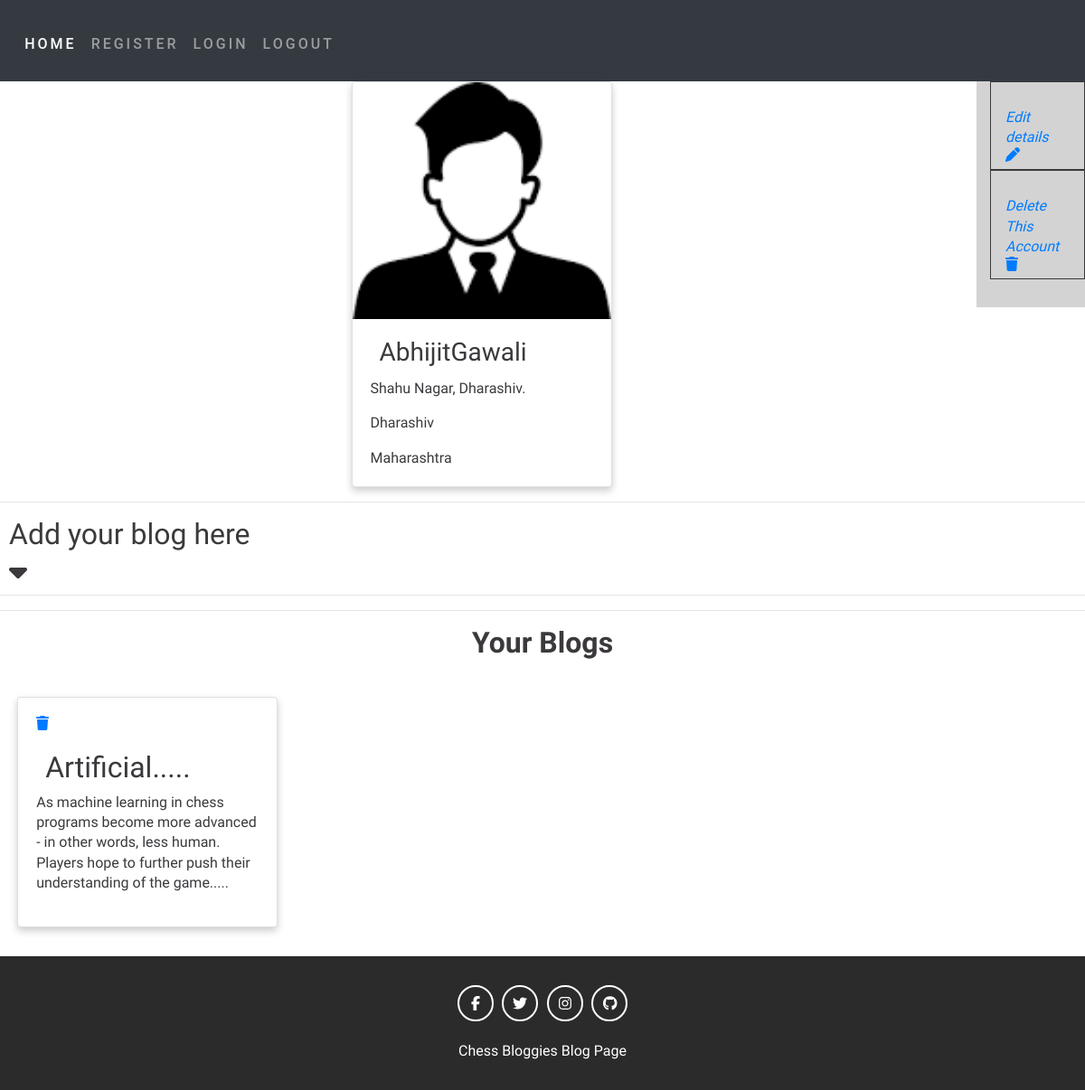
Page /Admin_panel/Dashboard.php (signed in) on the committed database.
### tables this page shows
CREATE TABLE `users` (
  `id` int(11) NOT NULL,
  `username` varchar(50) NOT NULL,
  `password` varchar(255) NOT NULL,
  `created_at` date NOT NULL DEFAULT current_timestamp(),
  `address` text NOT NULL,
  `city` varchar(20) NOT NULL,
  `state` varchar(20) NOT NULL
);

CREATE TABLE `posts` (
  `id` int(11) NOT NULL,
  `title` text NOT NULL,
  `content` text NOT NULL,
  `created_at` timestamp NOT NULL DEFAULT current_timestamp(),
  `created_by` varchar(20) DEFAULT NULL
);

### Admin_panel/Dashboard.php (the view, shortened to what this page needs)
<?php
require("..\db.php");
$sessionusername=$_SESSION['username'];
if(isset($_SESSION['username'])){
  $userquery="SELECT * FROM users WHERE username='$sessionusername'";
  $runUQ=mysqli_query($db,$userquery);
  $post=mysqli_fetch_assoc($runUQ);
?>
<!DOCTYPE html>
<html lang="en">
<head>
    <link rel="stylesheet" href="AdminStyle.css">
    <link rel="stylesheet" href="..\includes\all.css">
    <link rel="stylesheet" href="https://stackpath.bootstrapcdn.com/bootstrap/4.3.1/css/bootstrap.min.css">
    <link rel="stylesheet" href="..\includes\style.css">
</head>
<body class="dashboard-body" onload="document.addblogform.reset();">
<nav class="navbar navbar-expand-lg navbar-dark bg-dark">
  <div class="collapse navbar-collapse" id="navbarNavDropdown">
  <ul class="navbar-nav" type="none">
      <li class="nav-item active">
        <a class="nav-link" href="../index.php">Home <span class="sr-only">(current)</span></a>
      </li>
      <li class="nav-item">
        <a class="nav-link" href="register.php">Register</a>
      </li>
      <li class="nav-item">
        <a class="nav-link" href="login.php">Login</a>
      </li>
      <li class="nav-item">
        <a class="nav-link" href="logout.php">Logout</a>
      </li>
    </ul>
  </div>
</nav>
<aside>
<ul class="nav flex-column">
  <li class="nav-item">
    <a class="nav-link" href="updateaccount.php?str=e">Edit details<br><i class="fa fa-pen"></i></a>
  </li>
  <li class="nav-item">
    <a class="nav-link" aria-current="page" href="updateaccount.php?str=d">Delete This Account <br><i class="fa fa-trash"></i></a>
  </li>
</ul>
</aside>
<div class="card" style="width: 18rem;">
  <img src="../images/userlogo.jpg" class="card-img-top" alt="...">
  <div class="card-body">
    <h3 class="card-title"><?=$post['username']?></h3>
    <p class="card-text"><?=$post['address']?></p>
    <p class="card-text"><?=$post['city']?></p>
    <p class="card-text"><?=$post['state']?></p>
  </div>
</div>
<hr>
<h2>Add your blog here<a id="dropButton"><i class="fa fa-sort-desc"></i></a></h2>
<hr>
<hr>
<div class="blogs-heading"><h2><b>Your Blogs </b></h2></div>
<div class="container">
<?php
$postQuery="SELECT * FROM posts WHERE created_by='$sessionusername' ORDER BY id DESC LIMIT 9";
$runPQ=mysqli_query($db,$postQuery);
while($post=mysqli_fetch_assoc($runPQ)){?>
<div class="blog-content">
    <div class="card" style="width: 18rem;">
  <div class="card-body">
    <div class="delete-icon"><span><a href="deletepost.php?str=b&num=<?=$post['id']?>"><i class="fa fa-trash"></i></a></span></div><br>
  <h2><?php echo substr($post['title'],0,10); ?>.....</h2>
  <p><?php echo substr($post['content'],0,150); ?>....</p>
  </div>
</div>
</div>
<?php
}
?>
</div>
</body>
</html>
<?php
include("../footer.php");
}
else{
  header("location: login.php");
}
?>

### Admin_panel/AdminStyle.css (style rules this page uses)
* { padding: 0; margin: 0; }
.nav-item a { display: inline-block; }
.card { max-width: 400px; box-shadow: 0 4px 8px 0 rgba(0,0,0,0.2); transition: 0.3s; margin: auto; }
.container { margin-left: 10px; margin: 0px auto; padding: 0 0.2rem; display: grid; grid-template-columns: repeat(3, 0.01fr); gap: 2rem; }
#addblog, #dropButton, #dropButton1 { display: block; }
h2,h3 { margin: 10px; }
.blogs-heading { justify-content: center; align-items: center; display: flex; }
aside { width: 10%; height: 250px; padding-left: 15px; margin-left: 15px; float: right; font-style: italic; background-color: lightgray; }
aside li { padding-top: 20px; border: 1px solid; }

### includes/style.css (style rules this page uses)
:root { --Playfair: 'Playfair Display', serif; --Quicksand: 'Quicksand', sans-serif; --Roboto: 'Roboto', sans-serif; --dark: #3c393d; --exDark: #2b2b2b; }
* { padding: 0; margin: 0; font-family: var(--Quicksand); }
body { line-height: 1.4; color: var(--dark); }
img { width: 100%; display: block; }
.container { max-width: 1320px; margin: 0 auto; padding: 0 1.2rem; }
.navbar { background: rgba(0, 0, 0, 0.6); padding: 1.2rem; }
.navbar-nav { padding: 0.8rem 0 0.2rem 0; text-align: center; }
.navbar-nav a { text-transform: uppercase; font-family: var(--Roboto); letter-spacing: 1px; font-weight: 500; color: #fff; text-decoration: none; display: inline-block; padding: 0.4rem 0.1rem; letter-spacing: 3px; transition: opacity 0.5s ease; }
.blog-content { margin: 2rem 0; }
@media screen and (min-width: 540px) { .navbar-nav a { padding-right: 1.2rem; padding-left: 1.2rem; } }
@media screen and (min-width: 768px) { .blog-content { display: grid; grid-template-columns: repeat(2, 1fr); gap: 2rem; } }
@media screen and (min-width: 992px) { .blog-content { grid-template-columns: repeat(3, 1fr); } }

### rows in the picture
users: username "AbhijitGawali", address "Shahu Nagar, Dharashiv.", city "Dharashiv", state "Maharashtra"
posts: title "Artificial", content "As machine learning in chess programs become more advanced - in other words, less human. Players hope to further push their understanding of the game."
